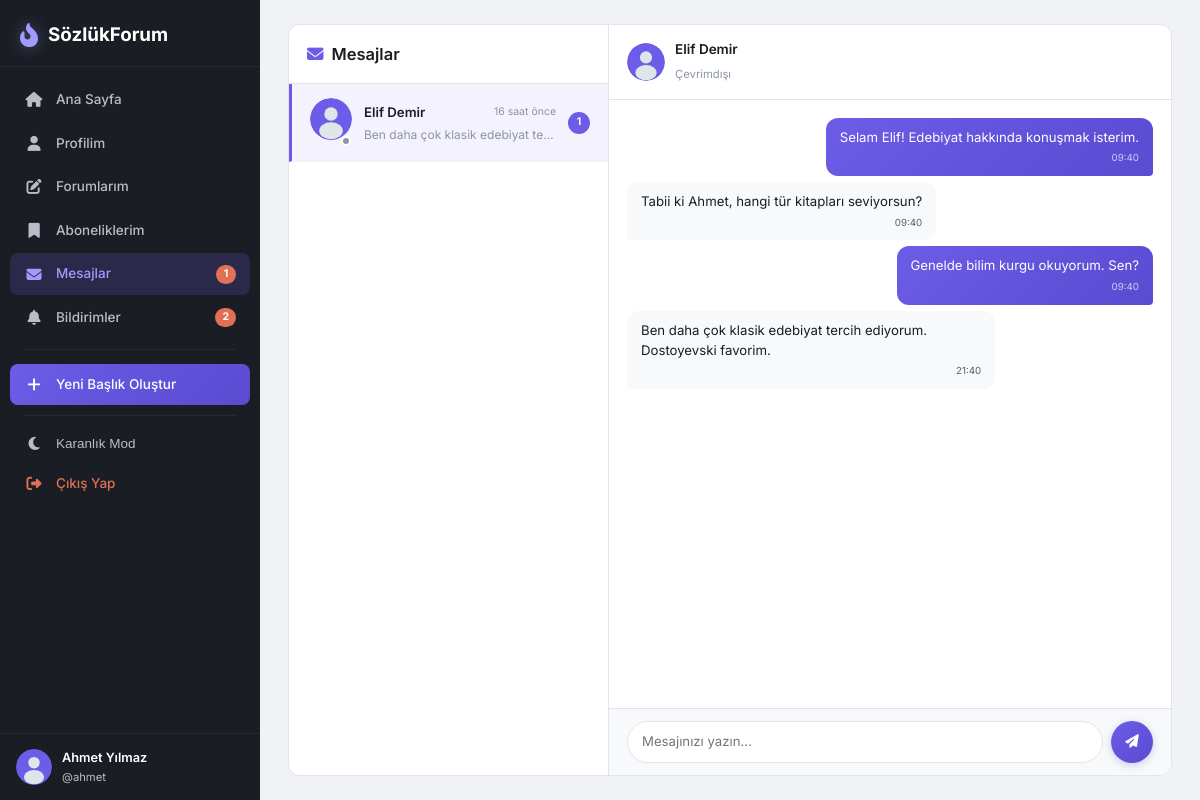
Page /messages.php?user=3 (signed in) on the committed database.
### tables this page shows
CREATE TABLE users (
    id INT AUTO_INCREMENT PRIMARY KEY,
    username VARCHAR(50) NOT NULL UNIQUE,
    email VARCHAR(100) NOT NULL UNIQUE,
    password VARCHAR(255) NOT NULL,
    display_name VARCHAR(100) DEFAULT NULL,
    bio TEXT DEFAULT NULL,
    avatar VARCHAR(255) DEFAULT NULL,
    role ENUM('user','admin') DEFAULT 'user',
    is_blocked TINYINT(1) DEFAULT 0,
    last_seen DATETIME DEFAULT CURRENT_TIMESTAMP,
    created_at DATETIME DEFAULT CURRENT_TIMESTAMP
);

CREATE TABLE messages (
    id INT AUTO_INCREMENT PRIMARY KEY,
    sender_id INT NOT NULL,
    receiver_id INT NOT NULL,
    content TEXT NOT NULL,
    is_read TINYINT(1) DEFAULT 0,
    created_at DATETIME DEFAULT CURRENT_TIMESTAMP,
    FOREIGN KEY (sender_id) REFERENCES users(id) ON DELETE CASCADE,
    FOREIGN KEY (receiver_id) REFERENCES users(id) ON DELETE CASCADE
);

### config.php (called while the page is built, shortened)
<?php
function e($str) {
    return htmlspecialchars((string)$str, ENT_QUOTES, 'UTF-8');
}
function timeAgo($datetime) {
    $now = new DateTime();
    $ago = new DateTime($datetime);
    $diff = $now->diff($ago);
    if ($diff->h > 0) return $diff->h . ' saat önce';
    return 'az önce';
}
function isOnline($lastSeen) {
    $last = new DateTime($lastSeen);
    $now = new DateTime();
    $diff = $now->diff($last);
    return ($diff->y == 0 && $diff->m == 0 && $diff->d == 0 && $diff->h == 0 && $diff->i < 5);
}
function getAvatar($avatar) {
    return 'assets/default_avatar.svg';
}
?>

### messages.php (the view, shortened to what this page needs)
<?php
require_once 'config.php';
$stmt = $pdo->prepare("
    SELECT mr.*,
           CASE WHEN mr.sender_id = ? THEN mr.receiver_id ELSE mr.sender_id END as other_id
    FROM message_requests mr
    WHERE (mr.sender_id = ? OR mr.receiver_id = ?) AND mr.status = 'accepted'
");
$stmt->execute([$_SESSION['user_id'], $_SESSION['user_id'], $_SESSION['user_id']]);
$requests = $stmt->fetchAll();
$conversations = [];
foreach ($requests as $req) {
    $otherId = $req['other_id'];
    $stmt = $pdo->prepare("SELECT id, username, display_name, avatar, last_seen FROM users WHERE id = ?");
    $stmt->execute([$otherId]);
    $otherUser = $stmt->fetch();
    $stmt = $pdo->prepare("SELECT * FROM messages WHERE
        (sender_id = ? AND receiver_id = ?) OR (sender_id = ? AND receiver_id = ?)
        ORDER BY created_at DESC LIMIT 1");
    $stmt->execute([$_SESSION['user_id'], $otherId, $otherId, $_SESSION['user_id']]);
    $lastMsg = $stmt->fetch();
    $stmt = $pdo->prepare("SELECT COUNT(*) FROM messages WHERE sender_id = ? AND receiver_id = ? AND is_read = 0");
    $stmt->execute([$otherId, $_SESSION['user_id']]);
    $unread = $stmt->fetchColumn();
    $conversations[] = [
        'user' => $otherUser,
        'last_message' => $lastMsg,
        'unread' => $unread
    ];
}
$chatUserId = intval($_GET['user'] ?? 0);
$chatUser = null;
$chatMessages = [];
if ($chatUserId) {
    $stmt = $pdo->prepare("SELECT id FROM message_requests WHERE
        ((sender_id = ? AND receiver_id = ?) OR (sender_id = ? AND receiver_id = ?)) AND status = 'accepted'");
    $stmt->execute([$_SESSION['user_id'], $chatUserId, $chatUserId, $_SESSION['user_id']]);
    if ($stmt->fetch()) {
        $stmt = $pdo->prepare("SELECT id, username, display_name, avatar, last_seen FROM users WHERE id = ?");
        $stmt->execute([$chatUserId]);
        $chatUser = $stmt->fetch();
        if ($chatUser) {
            $pdo->prepare("UPDATE messages SET is_read = 1 WHERE sender_id = ? AND receiver_id = ?")
                ->execute([$chatUserId, $_SESSION['user_id']]);
            $stmt = $pdo->prepare("SELECT m.*, u.username, u.display_name, u.avatar FROM messages m
                                   JOIN users u ON m.sender_id = u.id
                                   WHERE (m.sender_id = ? AND m.receiver_id = ?) OR (m.sender_id = ? AND m.receiver_id = ?)
                                   ORDER BY m.created_at ASC");
            $stmt->execute([$_SESSION['user_id'], $chatUserId, $chatUserId, $_SESSION['user_id']]);
            $chatMessages = $stmt->fetchAll();
        }
    }
}
include 'includes/header.php';
?>
<div class="messages-layout">
    <div class="conversations-panel <?= $chatUser ? 'hide-mobile' : '' ?>" id="conversationsPanel">
        <div class="panel-header">
            <h2><i class="fas fa-envelope"></i> Mesajlar</h2>
        </div>
        <div class="conversations-list">
            <?php if (empty($conversations)): ?>
                <div class="empty-state small">
                    <i class="fas fa-envelope-open"></i>
                    <p>Henüz mesajınız yok</p>
                </div>
            <?php else: ?>
                <?php foreach ($conversations as $conv): ?>
                <a href="messages.php?user=<?= $conv['user']['id'] ?>" class="conversation-item <?= $chatUserId == $conv['user']['id'] ? 'active' : '' ?>">
                    <div class="conv-avatar-wrap">
                        <img src="<?= e(getAvatar($conv['user']['avatar'])) ?>" alt="" class="conv-avatar">
                        <span class="conv-status <?= isOnline($conv['user']['last_seen']) ? 'online' : 'offline' ?>"></span>
                    </div>
                    <div class="conv-info">
                        <div class="conv-top">
                            <span class="conv-name"><?= e($conv['user']['display_name'] ?? $conv['user']['username']) ?></span>
                            <?php if ($conv['last_message']): ?>
                                <span class="conv-time"><?= timeAgo($conv['last_message']['created_at']) ?></span>
                            <?php endif; ?>
                        </div>
                        <div class="conv-preview">
                            <?php if ($conv['last_message']): ?>
                                <?= e(mb_substr($conv['last_message']['content'], 0, 40)) ?><?= mb_strlen($conv['last_message']['content']) > 40 ? '...' : '' ?>
                            <?php else: ?>
                                <em>Mesaj yok</em>
                            <?php endif; ?>
                        </div>
                    </div>
                    <?php if ($conv['unread'] > 0): ?>
                        <span class="conv-badge"><?= $conv['unread'] ?></span>
                    <?php endif; ?>
                </a>
                <?php endforeach; ?>
            <?php endif; ?>
        </div>
    </div>
    <div class="chat-panel <?= !$chatUser ? 'hide-mobile' : '' ?>" id="chatPanel">
        <?php if ($chatUser): ?>
        <div class="chat-header">
            <a href="profile.php?id=<?= $chatUser['id'] ?>" class="chat-user-info">
                <img src="<?= e(getAvatar($chatUser['avatar'])) ?>" alt="" class="chat-avatar">
                <div>
                    <span class="chat-username"><?= e($chatUser['display_name'] ?? $chatUser['username']) ?></span>
                    <span class="chat-status"><?= isOnline($chatUser['last_seen']) ? 'Çevrimiçi' : 'Çevrimdışı' ?></span>
                </div>
            </a>
        </div>
        <div class="chat-messages" id="chatMessages">
            <?php foreach ($chatMessages as $msg): ?>
            <div class="message <?= $msg['sender_id'] == $_SESSION['user_id'] ? 'message-sent' : 'message-received' ?>">
                <div class="message-bubble">
                    <p><?= nl2br(e($msg['content'])) ?></p>
                    <span class="message-time"><?= date('H:i', strtotime($msg['created_at'])) ?></span>
                </div>
            </div>
            <?php endforeach; ?>
        </div>
        <form method="POST" action="send_message.php" class="chat-input-form" onsubmit="return validateForm(this)">
            <textarea name="content" placeholder="Mesajınızı yazın..." rows="1" required id="messageInput"></textarea>
            <button type="submit" class="btn btn-primary chat-send-btn">
                <i class="fas fa-paper-plane"></i>
            </button>
        </form>
        <?php endif; ?>
    </div>
</div>
<?php include 'includes/footer.php'; ?>

### rows in the picture
users: display_name "Elif Demir", unread "1"
messages: created_at "16 saat önce", content "Ben daha çok klasik edebiyat te…", content "Ben daha çok klasik edebiyat tercih ediyorum. Dostoyevski favorim.", created_at "21:40"
messages: content "Selam Elif! Edebiyat hakkında konuşmak isterim.", created_at "09:40"
messages: content "Tabii ki Ahmet, hangi tür kitapları seviyorsun?", created_at "09:40"
messages: content "Genelde bilim kurgu okuyorum. Sen?", created_at "09:40"

### other values in the picture
$msgCount "1"
$notifCount "2"
$_SESSION['display_name'] "Ahmet Yılmaz"
$_SESSION['username'] "ahmet"
